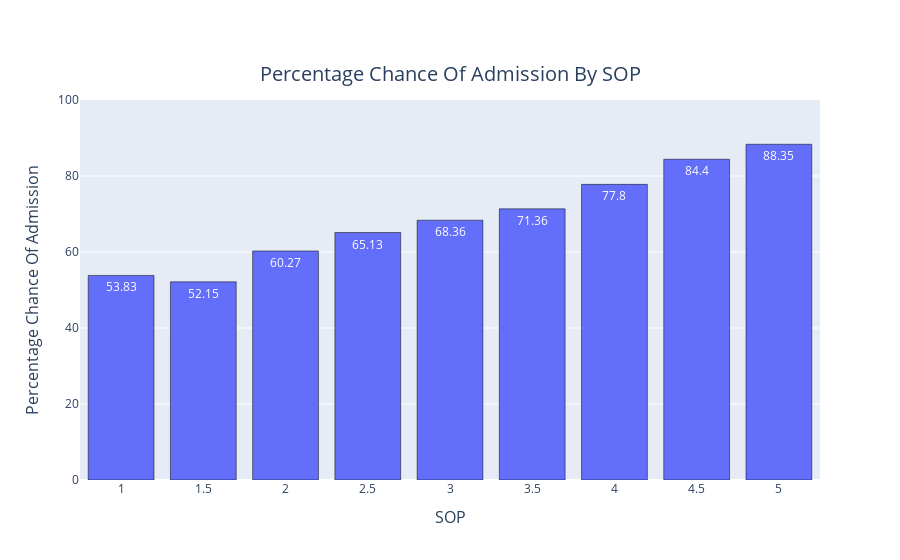

This figure's notebook cell:
### Code cell
grp_SOP = data_col_chng.groupby(by=['SOP'])["Chance of Admit"].mean().reset_index()
grp_SOP['Chance of Admit'] = round(grp_SOP['Chance of Admit']*100, 2)
grp_SOP.sort_values(by=['Chance of Admit'], inplace = True)

data = [go.Bar(x = grp_SOP['SOP'], 
               y = grp_SOP['Chance of Admit'], 
               text = grp_SOP['Chance of Admit'],
               textposition = 'inside',
               marker = dict(line = {'color': 'black', 'width': 0.5}))]

layout = go.Layout(title = dict(text = 'Percentage Chance Of Admission By SOP', 
                                font = {'size': 20},
                                x = 0.5, 
                                y = 0.88, 
                                xanchor = 'center', 
                                yanchor = 'top'), 
                   xaxis = dict(title = 'SOP', 
                                titlefont = {'size': 16}), 
                   yaxis = dict(title = 'Percentage Chance Of Admission', 
                                titlefont = {'size': 16}, 
                                range = [0, 100]))

fig = go.Figure(data = data, 
                layout = layout)

iplot(fig)

### Figure 1 — Plotly figure (JSON) as saved in the notebook; plotly's stock layout.template omitted (floating-point values rounded to 4 significant figures)
{"data": [{"marker": {"line": {"color": "black", "width": 0.5}}, "text": ["52.15", "53.83", "60.27", "65.13", "68.36", "71.36", "77.8", "84.4", "88.35"], "textposition": "inside", "type": "bar", "x": [1.5, 1, 2, 2.5, 3, 3.5, 4, 4.5, 5], "y": [52.15, 53.83, 60.27, 65.13, 68.36, 71.36, 77.8, 84.4, 88.35]}], "layout": {"title": {"font": {"size": 20}, "text": "Percentage Chance Of Admission By SOP", "x": 0.5, "xanchor": "center", "y": 0.88, "yanchor": "top"}, "xaxis": {"title": {"font": {"size": 16}, "text": "SOP"}}, "yaxis": {"range": [0, 100], "title": {"font": {"size": 16}, "text": "Percentage Chance Of Admission"}}}}
